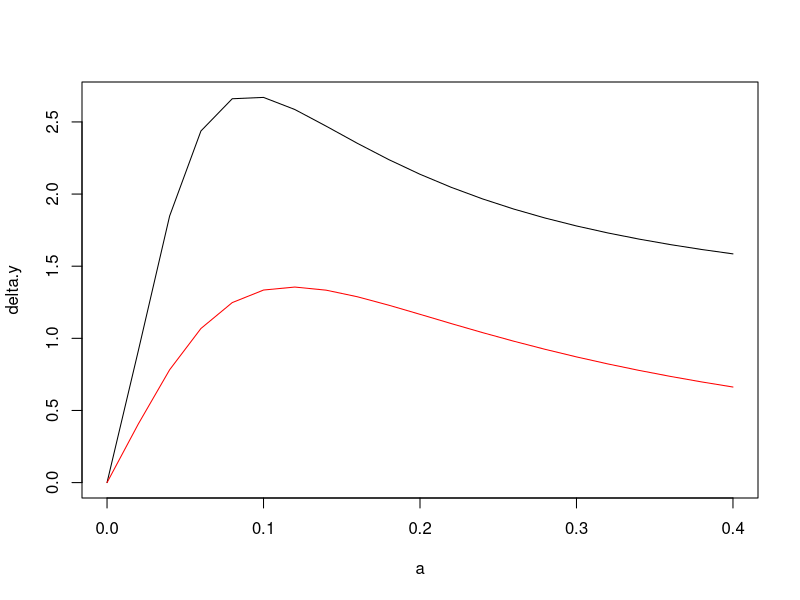
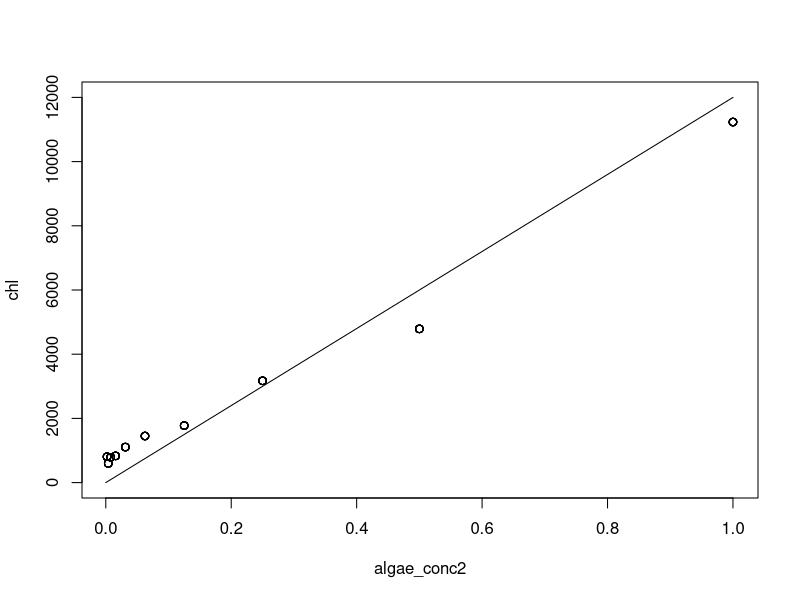
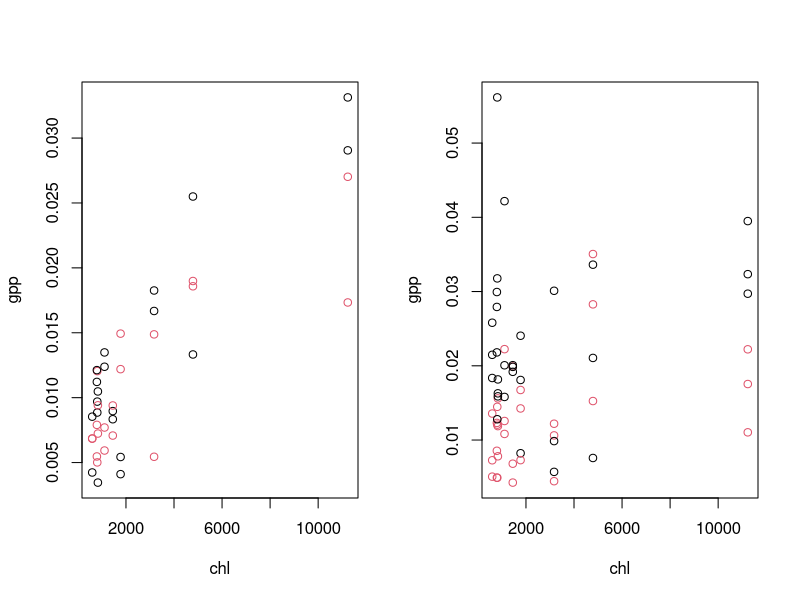
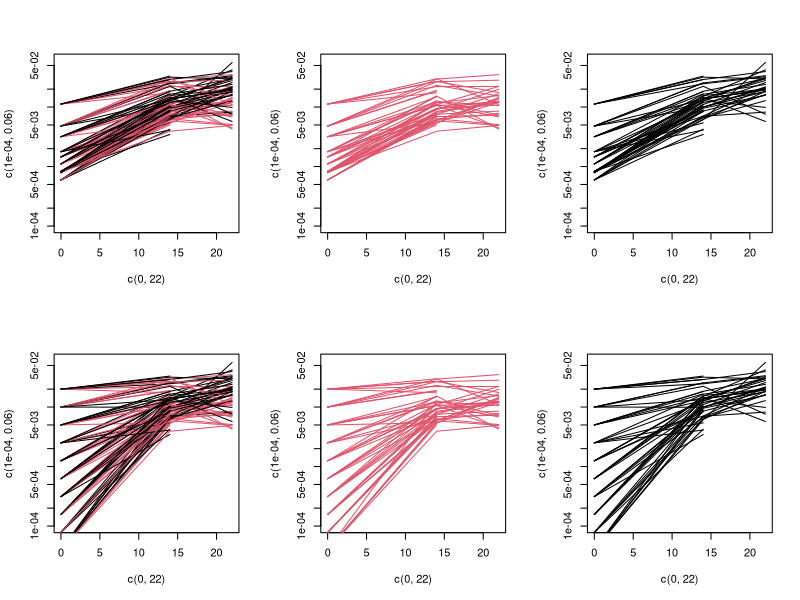
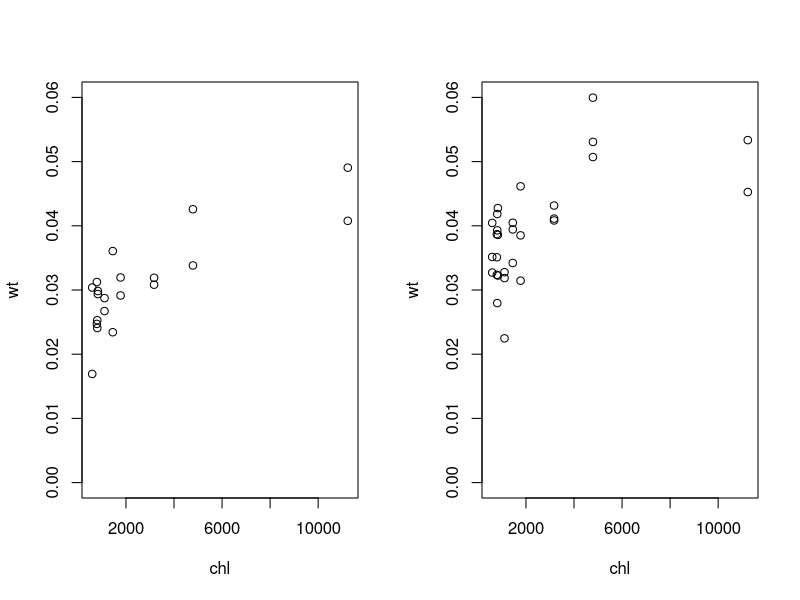
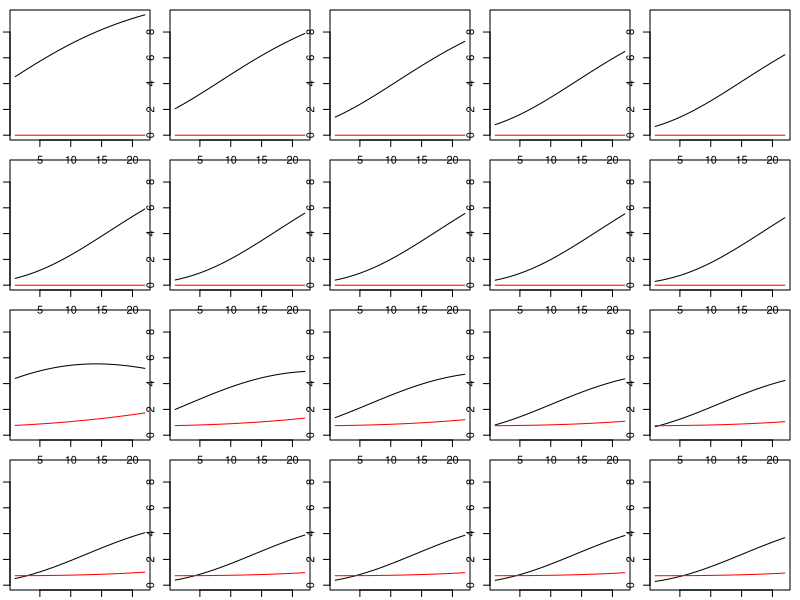
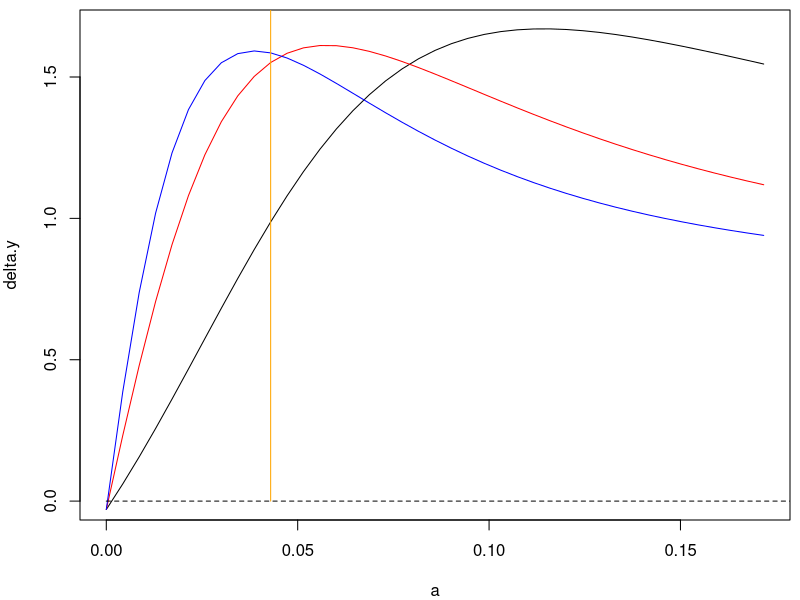

These charts were generated, in order, by the following R code:
trajectory <- function(z.init, # a matrix where the first column describes initial algal biomass and the second describes initial midge biomass
                       r, # the per capita growth rate of algae
                       K, #the density dependent term in gomptertz model
                       a, #the per unit biomass consumption rate of midges on algae
                       c, # the production efficiency of midges
                       m, #basal metabolic rate
                       Tmax){ 
  trajlist <- list()
  
	for(i in 1:nrow(z.init)){
		x <- z.init[i,1]
		y <- z.init[i,2]
	
		X <- matrix(NA, 2, Tmax)
		for(t in 1:Tmax){
			#x.next <- exp(r*(1 - x/K))*x - a*x*y
			x.next <- exp(r)*x^K - a*x*y #growth of algae
			y <- y + c*a*x*y - m #change in midge biomass
			x <- x.next
			y <- max(y,0)

			X[,t] <- matrix(c(x,y),2,1)
		}	
		
		trajlist[[i]] <- data.frame(run_index = i, t = 1:Tmax, t(X))
		if(i == 1) maxX <- max(X)
		plot(X[1,], typ="l", ylim=c(0,maxX))
		lines(X[2,], col="red")
	}
  return(trajlist)
}



growth <- function(z.init, r, K, a, c, m, Tmax){
	
	X <- matrix(NA, nrow(z.init), 2)
	for(i in 1:nrow(z.init)){
		x <- z.init[i,1]
		y <- z.init[i,2]
		for(t in 1:Tmax){
			#x.next <- exp(r*(1 - x/K))*x - a*x*y
			x.next <- exp(r)*x^K - a*x*y
			y <- y + c*a*x*y - m
			x <- x.next
		}
		X[i,] <- c(x,y)
	}	
	
	return(cbind(x.growth=exp(r*(1 - X[,1]/K))*X[,1], ### should be exp(r)*(1-x/K)  # the per capita growth rate of algae
	             delta.y=X[,2] - z.init[,2])) 
}

#############################################################
# Calculate the midge growth as a function of their consumption rate

x.init = .5
y.init = 1
r = .2
K = 0.9
q = 0
c = 0.3
m = .0
Tmax = 22

a.range <- .02*(0:20)
x.init.range <- c(.5, 4)
df <- data.frame(a = rep(a.range, times=length(x.init.range)), x.init=rep(x.init.range, each=length(a.range)))
for(x.init in x.init.range) for(a in a.range){
	X <- growth(z.init = cbind(x.init, y.init), r = r, K = K, a = a, c = c, m = m, Tmax = Tmax)
	df$x.growth[df$a == a & df$x.init == x.init] <- X[1]
	df$delta.y[df$a == a & df$x.init == x.init] <- X[2]
}

par(mfrow=c(1,1))
plot(delta.y ~ a, data=df[df$x.init==x.init.range[2],], typ="l")
lines(delta.y ~ a, data=df[df$x.init==x.init.range[1],], col="red")

#############################################################
# Look at data
read.csv("data.csv")
read.csv("data2.csv")

data <- read.csv("microcosm_biomass.csv")
names(data)

# midge weights at time 0
init.midges <- data[is.na(data$algae_conc2),]
y.init.mean <- sum(init.midges$live_tt * init.midges$wt)/sum(init.midges$live_tt)
c(min(init.midges$wt), y.init.mean,max(init.midges$wt))

# midge weights at time 14
midge.wt <- data$wt[data$day == 14 & data$midge == "Midges"]
c(min(midge.wt, na.rm=T), mean(midge.wt, na.rm=T), max(midge.wt, na.rm=T))

# midge weights at time 22
midge.wt <- data$wt[data$day == 22 & data$midge == "Midges"]
c(min(midge.wt, na.rm=T), mean(midge.wt, na.rm=T), max(midge.wt, na.rm=T))

# prune to experimental falcon tubes
data <- data[!is.na(data$algae_conc2),]
data <- data[order(data$day),]
data <- data[order(data$coreid),]
data$midge.trt <- data$midge == "Midges"

################################
# algae
plot(chl ~ algae_conc2, data=data, ylim=c(0,1.2*10^4))
lines(c(0, 1), c(0, 1.2*10^4))

par(mfrow=c(1,2))
plot(gpp ~ chl, data=data[data$day == 14,], col=midge.trt+1)
plot(gpp ~ chl, data=data[data$day == 22,], col=midge.trt+1)

summary(lm(gpp ~ chl + day*midge.trt, data=data))

# algal trajectories
gpp.rate <- 10^-6

par(mfrow=c(2,3))
plot(c(0,22),c(0.0001, .06), typ="n", log="y")
for(i.core in unique(data$coreid)){
	d <- data[data$coreid == i.core,]
	df <- data.frame(day=c(0,d$day), gpp=c(gpp.rate*d$chl[nrow(d)], d$gpp))
	lines(gpp ~ day, data = df, col=d$midge.trt[1]+1)
}
plot(c(0,22),c(0.0001, .06), typ="n", log="y")
for(i.core in unique(data$coreid)){
	d <- data[data$coreid == i.core,]
	df <- data.frame(day=c(0,d$day), gpp=c(gpp.rate*d$chl[nrow(d)], d$gpp))
	if(d$midge.trt[1]) lines(gpp ~ day, data = df, col=d$midge.trt[1]+1)
}
plot(c(0,22),c(0.0001, .06), typ="n", log="y")
for(i.core in unique(data$coreid)){
	d <- data[data$coreid == i.core,]
	df <- data.frame(day=c(0,d$day), gpp=c(gpp.rate*d$chl[nrow(d)], d$gpp))
	if(!d$midge.trt[1]) lines(gpp ~ day, data = df, col=d$midge.trt[1]+1)
}

gpp.rate <- 2*10^-2

plot(c(0,22),c(0.0001, .06), typ="n", log="y")
for(i.core in unique(data$coreid)){
	d <- data[data$coreid == i.core,]
	df <- data.frame(day=c(0,d$day), gpp=c(gpp.rate*d$algae_conc2[nrow(d)], d$gpp))
	lines(gpp ~ day, data = df, col=d$midge.trt[1]+1)
}
plot(c(0,22),c(0.0001, .06), typ="n", log="y")
for(i.core in unique(data$coreid)){
	d <- data[data$coreid == i.core,]
	df <- data.frame(day=c(0,d$day), gpp=c(gpp.rate*d$algae_conc2[nrow(d)], d$gpp))
	if(d$midge.trt[1]) lines(gpp ~ day, data = df, col=d$midge.trt[1]+1)
}
plot(c(0,22),c(0.0001, .06), typ="n", log="y")
for(i.core in unique(data$coreid)){
	d <- data[data$coreid == i.core,]
	df <- data.frame(day=c(0,d$day), gpp=c(gpp.rate*d$algae_conc2[nrow(d)], d$gpp))
	if(!d$midge.trt[1]) lines(gpp ~ day, data = df, col=d$midge.trt[1]+1)
}

################################
# midges
par(mfrow=c(1,2))
d <- data[data$midge.trt,]
plot(wt ~ chl, data=d[d$day == 14,], ylim =c(0,.06))
plot(wt ~ chl, data=d[d$day == 22,], ylim =c(0,.06))

#############################################################
# fit model
#============================================================
SSfit <- function(par, data, x.init, y.init, SS.weight, par.fixed=par.fixed, tofit = T){
	
	par.temp <- par.fixed
	par.temp[is.na(par.fixed)] <- par
	par <- par.temp

	r <- exp(par[1])
	K <-  exp(par[2])
	a <-  exp(par[3])
	ac <-  exp(par[4])
	m <-  exp(par[5])
	gpp.rate <-  exp(par[6])

	x <- x.init
	y <- y.init
	
	Tmax <- 22
	
	SS1 <- 0
	SS2 <- 0
	for(t in 1:Tmax){
		#x.next <- exp(r*(1 - x/K))*x - a*x*y
		x.next <- exp(r)*x^K - a*x*y
		y <- y + ac*x*y - m
		x <- x.next
		
		# if(!tofit) show(c(mean(x), mean(y)))
				
		if(t == 14){
			dif.x <- log(gpp.rate*x) - log(data$x[data$day == 14])
			SS1 <- SS1 + sum(dif.x^2)
			
			sampled.data <- (data$day == 14) & !is.na(data$y) & (data$midge == "Midges")
			sampled.sim <- data$coreid[sampled.data]
			dif.y <- log(y[sampled.sim]) - log(data$y[sampled.data])
			#dif.y <- y[sampled.sim] - data$wt[sampled.data]
			SS2 <- SS2 + sum(dif.y^2)
		}
		
		if(t == 22){
			sampled.data <- data$day == 22
			sampled.sim <- data$coreid[sampled.data]
			dif.x <- log(gpp.rate*x[sampled.sim]) - log(data$x[sampled.data])
			SS1 <- SS1 + sum(dif.x^2)
			
			sampled.data <- (data$day == 22) & (data$midge == "Midges") & !is.na(data$y)
			sampled.sim <- data$coreid[sampled.data]
			dif.y <- log(y[sampled.sim]) - log(data$y[sampled.data])
			#dif.y <- y[sampled.sim] - data$wt[sampled.data]
			SS2 <- SS2 + sum(dif.y^2)
		}
	}
	if(tofit){
		if(any(is.nan(x))) {
			return(10^8)
		}else{
			return(SS1 + SS.weight*SS2)
		}
	}else{
		return(c(SS1,SS.weight*SS2, exp(par), mean(x), mean(y)))
	}
}

#============================================================
# midge.trt.row <- data$coreid[data$midge == "Midges" & data$day==14]


# ADD INDICATOR VARIABLES ##

# standardize variables
data$x <- data$gpp/mean(data$gpp, na.rm=T)
data$x0 <- data$chl/mean(data$chl, na.rm=T)
data$y <- data$wt/mean(data$wt, na.rm=T)
data$y0 <- 0
data$y0[data$midge.trt] <- y.init.mean/mean(data$wt, na.rm=T)

# fit model
r <- .5
K <- .9
a <- .5
ac <- .03
m <- .001
gpp.rate <- 10^0

x.init <- data$x0[!is.na(data$x0)]
y.init <- data$y0[!is.na(data$x0)]
# cbind(x.init, y.init, data$midge[!is.na(data$x0)])

SS.weight <- 30

par.full <- log(c(r, K, a, ac, m, gpp.rate))
par.fixed <- c(NA, NA, NA, NA, NA, NA)
#par.fixed <- c(NA, log(K), NA, NA, NA, NA)
par <- par.full[is.na(par.fixed)]

SSmin <- 10^10
nrep <- 10
for (i.rep in 1:nrep){
	opt <- optim(par = par, fn=SSfit, data=data, x.init = x.init, y.init = y.init, SS.weight = SS.weight, par.fixed=par.fixed, method = "SANN")
	opt <- optim(par = opt$par, fn=SSfit, data=data, x.init = x.init, y.init = y.init, SS.weight = SS.weight, par.fixed=par.fixed, method = "Nelder-Mead")
	if(opt$value < SSmin){
		SSmin <- opt$value
		opt.opt <- opt
	}
	par <- exp(rnorm(n=length(par), sd=1)) * opt.opt$par
	show(c(opt$value, SSfit(par=opt$par, data=data, x.init = x.init, y.init=y.init, SS.weight = SS.weight, par.fixed=par.fixed, tofit=F)))
}
par.temp <- par.fixed
par.temp[is.na(par.fixed)] <- opt.opt$par
par <- par.temp

r <- exp(par[1])
K <- exp(par[2])
a <- exp(par[3])
ac <- exp(par[4])
c <- ac/a
m <- exp(par[5])
gpp.rate <- exp(par[6])
round(c(r=r, K=K, a=a, c=c, m=m, gpp.rate=gpp.rate, SS=opt.opt$value), digits=3)
       # r        K        a        c        m gpp.rate       SS 
   # 0.187    0.927    0.045    0.163    0.002    0.183   66.817 
 
   
# figures

x.sim <- unique(x.init[order(x.init, decreasing=T)])
y.sim <- unique(y.init[order(y.init)])
z.sim <- cbind(rep(x.sim, times=2), rep(y.sim, each=length(x.sim)))
Tmax <- 22

# trajectories
par(mfrow=c(4,5), mai=c(.1,.1,.1,.1))
trajectory(z.init = z.sim, r = r, K = K, a = a, c = c, m = m, Tmax = Tmax)

# Calculate the midge growth as a function of their consumption rate
a.range <- a*(0:40)/10
x.sim <- max(x.init)
# x.init.range <- c(min(x.init),mean(x.init),max(x.init))
y.init.sim <- y.init.mean/mean(data$wt, na.rm=T)
y.init.range <- c(1,3,5)*y.init.sim

df <- data.frame(a = rep(a.range, times=length(y.init.range)), y.init=rep(y.init.range, each=length(a.range)))
for(y.sim in y.init.range) for(a.sim in a.range){
	X <- growth(z.init = cbind(x.sim, y.sim), r = r, K = K, a = a.sim, c = c, m = m, Tmax = Tmax)
	df$x.growth[df$a == a.sim & df$y.init == y.sim] <- X[1]
	df$delta.y[df$a == a.sim & df$y.init == y.sim] <- X[2]
}

par(mfrow=c(1,1), mai=c(.8,.8,.1,.1))
plot(delta.y ~ a, data=df[df$y.init==y.init.range[1],], typ="l", ylim=c(0, max(delta.y)))
lines(delta.y ~ a, data=df[df$y.init==y.init.range[2],], col="red")
lines(delta.y ~ a, data=df[df$y.init==y.init.range[3],], col="blue")
lines(c(a,a),c(0,10), col="orange")
lines(c(0,10),c(0,0), lty=2)
